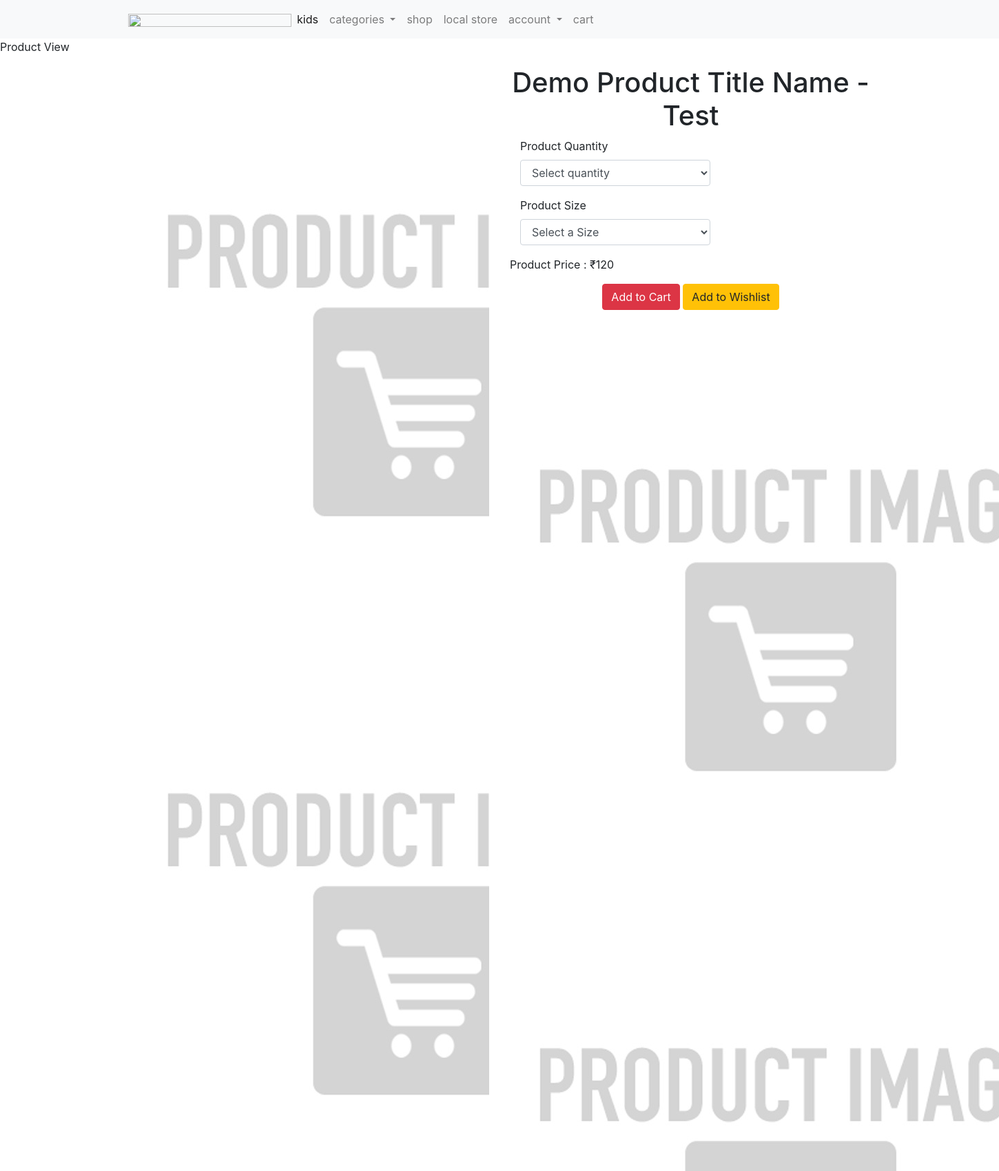
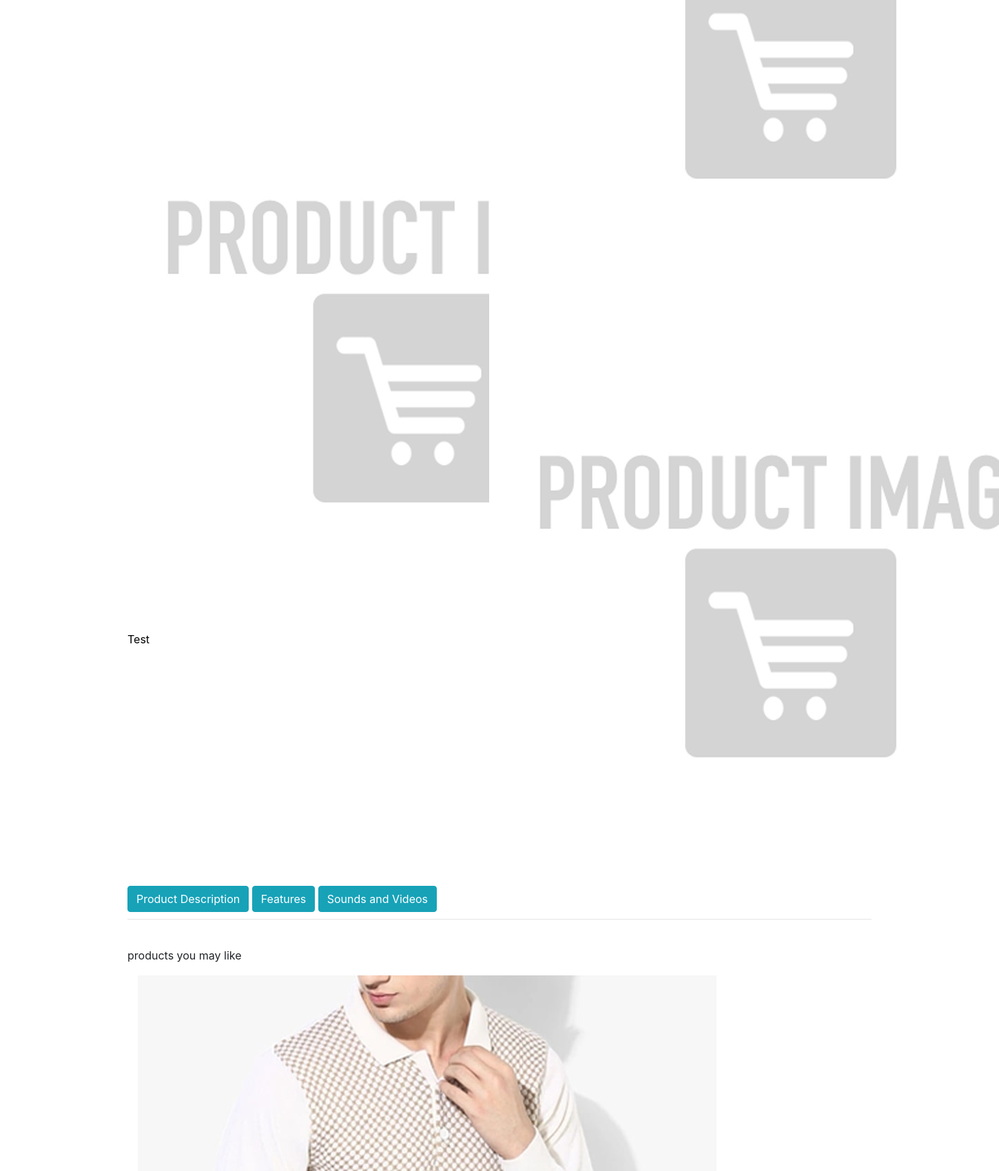
Page /demo-product-showcase (upper part) on the committed database (2 pictures, top to bottom).
### tables this page shows
CREATE TABLE `products` (
  `product_id` int(10) NOT NULL,
  `p_cat_id` int(10) NOT NULL,
  `cat_id` int(10) NOT NULL,
  `manufacturer_id` int(10) NOT NULL,
  `date` timestamp NOT NULL DEFAULT CURRENT_TIMESTAMP ON UPDATE CURRENT_TIMESTAMP,
  `product_title` text NOT NULL,
  `product_url` text NOT NULL,
  `product_img1` text NOT NULL,
  `product_img2` text NOT NULL,
  `product_img3` text NOT NULL,
  `product_price` int(10) NOT NULL,
  `product_psp_price` int(100) NOT NULL,
  `product_desc` text NOT NULL,
  `product_features` text NOT NULL,
  `product_video` text NOT NULL,
  `product_keywords` text NOT NULL,
  `product_label` text NOT NULL,
  `status` varchar(255) NOT NULL
);

### details.php (the view, shortened to what this page needs)
<?php
include("includes/db.php");
include("includes/header.php");
include("functions/functions.php");
include("includes/main.php");
?>
<?php
$product_id = @$_GET['pro_id'];
$get_product = "select * from products where product_url='$product_id'";
$run_product = mysqli_query($con,$get_product);
$check_product = mysqli_num_rows($run_product);
if($check_product == 0){
echo "<script> window.open('index.php','_self') </script>";
}
else{
$row_product = mysqli_fetch_array($run_product);
$pro_title = $row_product['product_title'];
$pro_price = $row_product['product_price'];
$pro_img1 = $row_product['product_img1'];
$pro_img2 = $row_product['product_img2'];
$pro_img3 = $row_product['product_img3'];
$pro_label = $row_product['product_label'];
$pro_psp_price = $row_product['product_psp_price'];
$status = $row_product['status'];
if($pro_label == ""){
}
else{
$product_label = "
<a class='label sale' href='#' style='color:black;'>
<div class='thelabel'>$pro_label</div>
<div class='label-background'> </div>
</a>
";
}
?>
  <main>
    <div class="nero">
      <div class="nero__heading">
        <span class="nero__bold">Product </span>View
      </div>
    </div>
  </main>
<div id="content" >
<div class="container" >
<div class="col-md-12">
<div class="row" id="productMain">
<div class="col-sm-6">
<div id="mainImage">
<div id="myCarousel" class="carousel slide" data-ride="carousel">
<ol class="carousel-indicators">
<li data-target="#myCarousel" data-slide-to="0" class="active"></li>
<li data-target="#myCarousel" data-slide-to="1"></li>
<li data-target="#myCarousel" data-slide-to="2"></li>
</ol>
<div class="carousel-inner">
<div class="item active">
<center>
<img src="admin_area/product_images/<?php echo $pro_img1; ?>" class="img-responsive">
</center>
</div>
<div class="item">
<center>
<img src="admin_area/product_images/<?php echo $pro_img2; ?>" class="img-responsive">
</center>
</div>
<div class="item">
<center>
<img src="admin_area/product_images/<?php echo $pro_img3; ?>" class="img-responsive">
</center>
</div>
</div>
</div>
</div>
<?php echo $product_label; ?>
</div>
<div class="col-sm-6" >
<div class="box" >
<h1 class="text-center" > <?php echo $pro_title; ?> </h1>
<form action="" method="post" class="form-horizontal" >
<?php
if($status == "product"){
?>
<div class="form-group">
<label class="col-md-5 control-label" >Product Quantity </label>
<div class="col-md-7" >
<select name="product_qty" class="form-control" >
<option>Select quantity</option>
</select>
</div>
</div>
<div class="form-group" >
<label class="col-md-5 control-label" >Product Size</label>
<div class="col-md-7" >
<select name="product_size" class="form-control" >
<option>Select a Size</option>
</select>
</div>
</div>
<?php } ?>
<?php
if($status == "product"){
if($pro_label == "Sale" or $pro_label == "Gift"){
echo "
<p class='price'>
Product Price : <del> ₹$pro_price </del><br>
Product sale Price : ₹$pro_psp_price
</p>
";
}
else{
echo "
<p class='price'>
Product Price : ₹$pro_price
</p>
";
}
}
?>
<p class="text-center buttons" >
<button class="btn btn-danger" type="submit" name="add_cart" >
<i class="fa fa-shopping-cart" ></i> Add to Cart
</button>
<button class="btn btn-warning" type="submit" name="add_wishlist">
<i class="fa fa-heart" ></i> Add to Wishlist
</button>
</p>
</form>
</div>
<div class="row" id="thumbs" >
<div class="col-xs-4" >
<a href="#" class="thumb" >
<img src="admin_area/product_images/<?php echo $pro_img1; ?>" class="img-responsive" >
</a>
</div>
<div class="col-xs-4" >
<a href="#" class="thumb" >
<img src="admin_area/product_images/<?php echo $pro_img2; ?>" class="img-responsive" >
</a>
</div>
<div class="col-xs-4" >
<a href="#" class="thumb" >
<img src="admin_area/product_images/<?php echo $pro_img3; ?>" class="img-responsive" >
</a>
</div>
</div>
</div>
</div>
<div class="box" id="details">
<a class="btn btn-info tab" style="margin-bottom:10px;" href="#description" data-toggle="tab">
<?php
if($status == "product"){
echo "Product Description";
}
else{
echo "Bundle Description";
}
?>
</a>
<a class="btn btn-info tab" style="margin-bottom:10px;" href="#features" data-toggle="tab">
Features
</a>
<a class="btn btn-info tab" style="margin-bottom:10px;" href="#video" data-toggle="tab">
Sounds and Videos
</a>
<hr style="margin-top:0px;">
<div class="tab-content">
</div>
</div>
<div id="row same-height-row-10">
<?php
if($status == "product"){
?>
<p style= >products you may like</p>
<div class="col-md col-sm">
</div>
<?php
$get_products = "select * from products order by rand() LIMIT 0,8";
$run_products = mysqli_query($con,$get_products);
while($row_products = mysqli_fetch_array($run_products)) {
$pro_title = $row_products['product_title'];
$pro_price = $row_products['product_price'];
$pro_img1 = $row_products['product_img1'];
$pro_label = $row_products['product_label'];
$pro_psp_price = $row_products['product_psp_price'];
$pro_url = $row_products['product_url'];
if($pro_label == "Sale" or $pro_label == "Gift"){
$product_price = "<del> ₹$pro_price </del>";
$product_psp_price = "| ₹$pro_psp_price";
}
else{
$product_psp_price = "";
$product_price = "₹$pro_price";
}
if($pro_label == ""){
}
else{
$product_label = "
<a class='label sale' href='#' style='color:black;'>
<div class='thelabel'>$pro_label</div>
<div class='label-background'> </div>
</a>
";
}
echo "
<div class='col-md-3 col-sm-6 center-responsive' >
<div class='product' >
<a href='$pro_url' >
<img src='admin_area/product_images/$pro_img1' class='img-responsive' >
</a>
<div class='text' >
<hr>
<h3><a href='$pro_url' >$pro_title</a></h3>
<p class='price' > $product_price $product_psp_price </p>
<p class='buttons' >
<a href='$pro_url' class='btn btn-default' >View Details</a>
<a href='$pro_url' class='btn btn-danger'>
<i class='fa fa-shopping-cart'></i> Add To Cart
</a>
</p>
</div>
$product_label
</div>
</div>
";
}
?>
<?php } ?>
</div>
</div>
</div>
</div>
</body>
</html>
<?php } ?>

### rows in the picture
products: product_img1 (placeholder picture), product_img2 (placeholder picture), product_img3 (placeholder picture), product_label "Test", product_title "Demo Product Title Name - Test", product_price "120"
products: product_img1 (picture)
